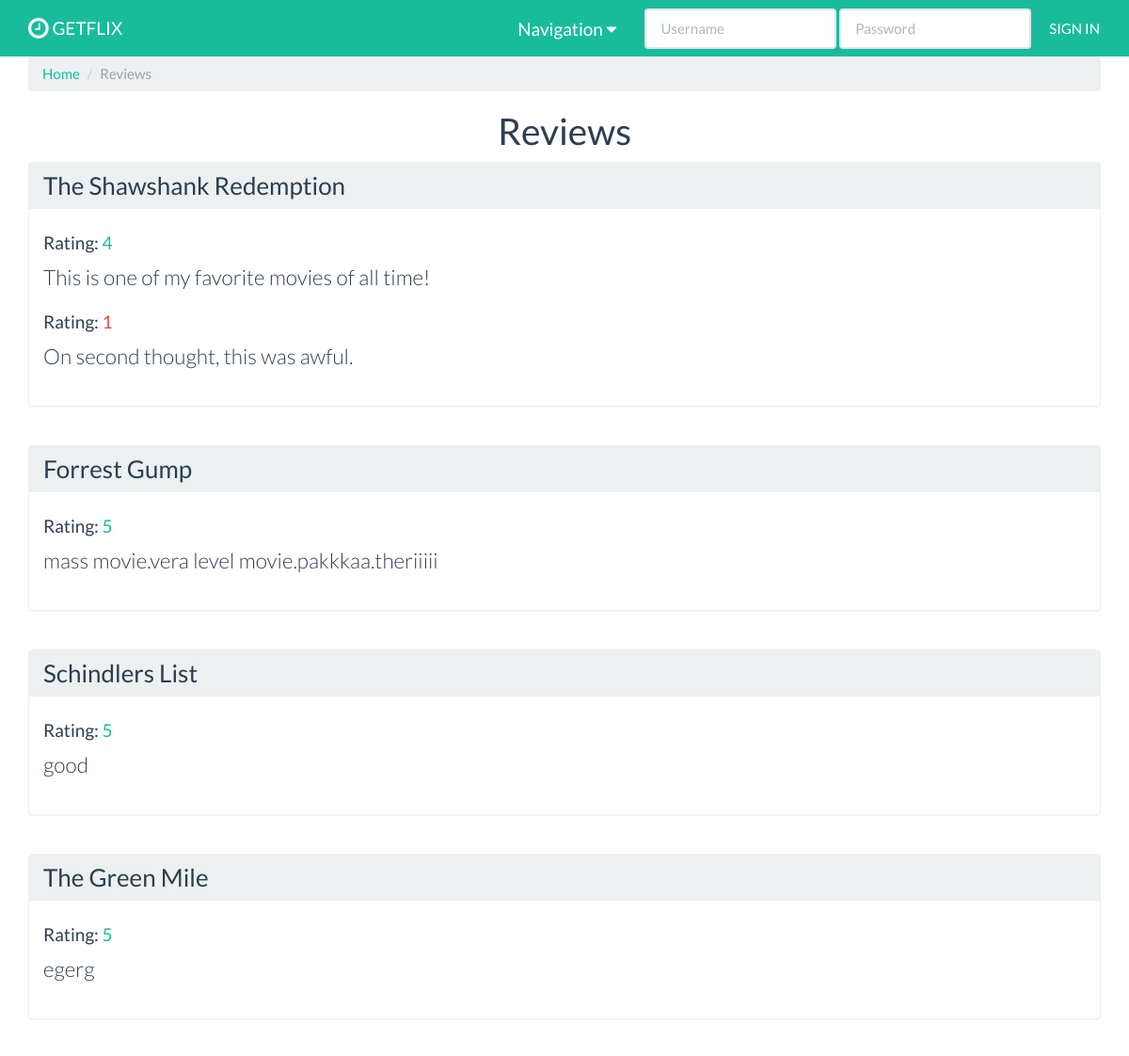
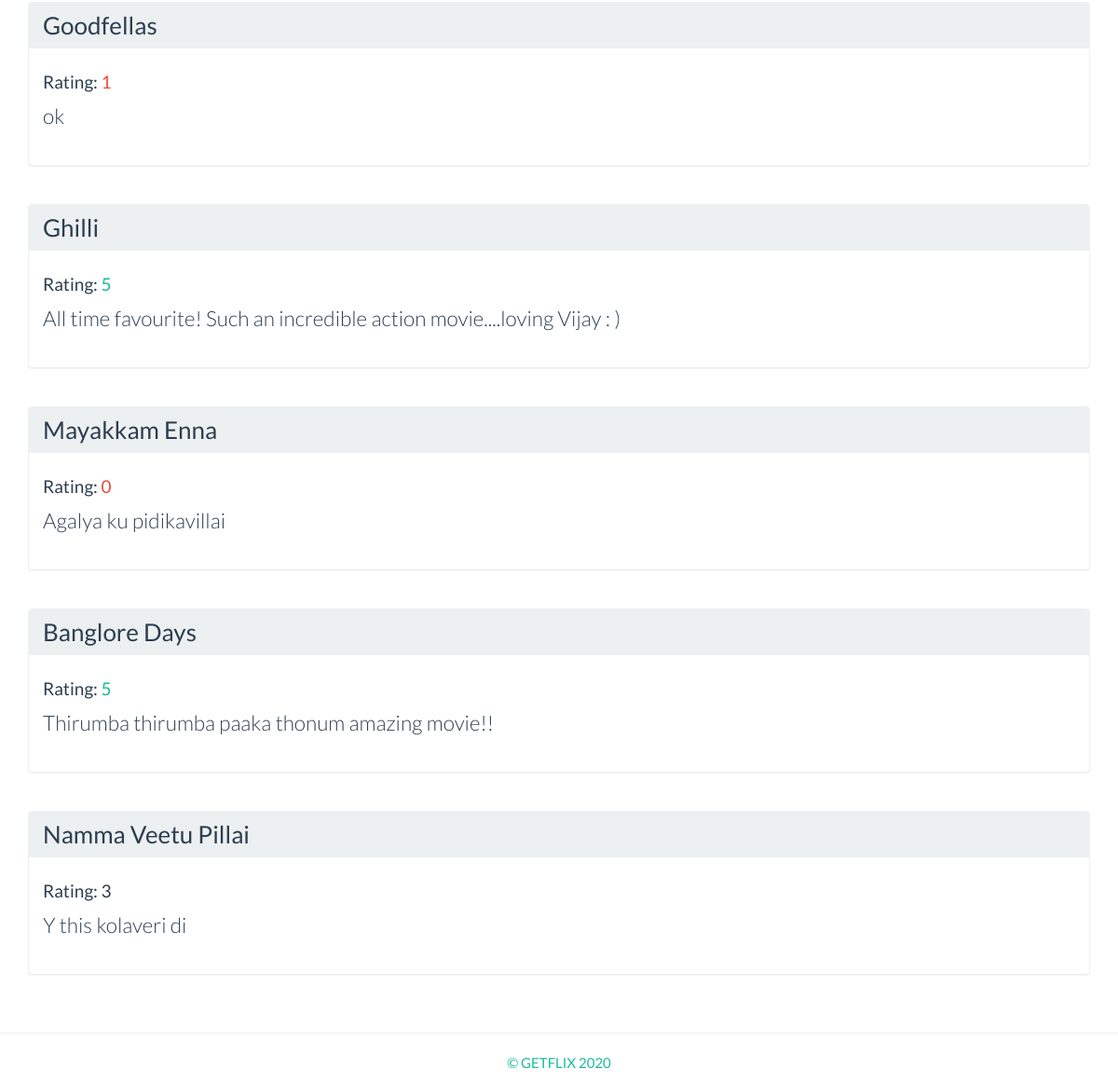
Page /review/reviews.php on the committed database (2 pictures, top to bottom).
### tables this page shows
CREATE TABLE IF NOT EXISTS `movies` (
  `movie_id` int(11) UNSIGNED NOT NULL AUTO_INCREMENT,
  `movie_name` varchar(255) NOT NULL DEFAULT '',
  `movie_year` int(4) NOT NULL,
  `movie_rating` varchar(10) NOT NULL DEFAULT '',
  `movie_bio` varchar(255) DEFAULT NULL,
  `movie_img` varchar(200) NOT NULL,
  PRIMARY KEY (`movie_id`)
);

CREATE TABLE IF NOT EXISTS `reviews` (
  `review_id` int(11) UNSIGNED NOT NULL AUTO_INCREMENT,
  `review_movie_id` int(11) UNSIGNED NOT NULL,
  `review_user_id` int(11) UNSIGNED NOT NULL,
  `review_rating` int(11) NOT NULL,
  `review_content` varchar(255) NOT NULL DEFAULT '',
  PRIMARY KEY (`review_id`),
  KEY `users_foreign_key` (`review_user_id`),
  KEY `movies_foreign_key` (`review_movie_id`)
);

### review/reviews.php (the view, shortened to what this page needs)
<?php
require_once ('includes/header.php');
require_once ('includes/database.php');
$query_str = "SELECT * FROM movies";
$result = $conn->query($query_str);
?>
	<div class="container wrapper">
		<ul class="breadcrumb">
			<li><a href="index.php">Home</a></li>
			<li class="active">Reviews</li>
		</ul>
		<h1 class="text-center">Reviews</h1>
		<?php
		while ($movie_row = $result->fetch_assoc()):
			$movie_id = $movie_row['movie_id'];
			$review_str = "SELECT * FROM reviews WHERE review_movie_id='$movie_id'";
			$review_result = $conn->query($review_str);
			$review_row = $review_result->fetch_assoc();
			if ($review_row) { ?>
				<div class="row movie-list">
					<div class="col-xs-12">
						<div class="panel panel-default">
							<div class="panel-heading">
								<h3 class="panel-title">
									<a href="moviedetails.php?id=<?= $movie_row['movie_id'] ?>"><?= $movie_row['movie_name'] ?></a>
								</h3>
							</div>
							<div class="panel-body">
								<?php
								$review_result = $conn->query($review_str);
								while ($review_row = $review_result->fetch_assoc()) :
									?>
									<h4>Rating: <span class="<?php
										if ($review_row['review_rating'] >= 4 ){
											echo 'text-success';
										} elseif ( $review_row['review_rating'] < 2 ) {
											echo 'text-danger';
										}
										?>"> <?=$review_row['review_rating'] ?></span></h4>
									<p class="lead"><?= $review_row['review_content'] ?></p>
								<?php endwhile ?>
							</div>
						</div>
					</div>
				</div>
			<?php }  endwhile ?>
	</div>
<?php
include ('includes/footer.php');
?>

### rows in the picture
movies: movie_name "The Shawshank Redemption"
reviews: review_rating "4", review_content "This is one of my favorite movies of all time!"
reviews: review_rating "1", review_content "On second thought, this was awful."
movies: movie_name "Forrest Gump"
reviews: review_rating "5", review_content "mass movie.vera level movie.pakkkaa.theriiiii"
movies: movie_name "Schindlers List"
reviews: review_rating "5", review_content "good"
movies: movie_name "The Green Mile"
reviews: review_rating "5", review_content "egerg"
movies: movie_name "Goodfellas"
reviews: review_rating "1", review_content "ok"
movies: movie_name "Ghilli"
reviews: review_rating "5", review_content "All time favourite! Such an incredible action movie....loving Vijay : )"
movies: movie_name "Mayakkam Enna"
reviews: review_rating "0", review_content "Agalya ku pidikavillai"
movies: movie_name "Banglore Days"
reviews: review_rating "5", review_content "Thirumba thirumba paaka thonum amazing movie!!"
movies: movie_name "Namma Veetu Pillai"
reviews: review_rating "3", review_content "Y this kolaveri di"
